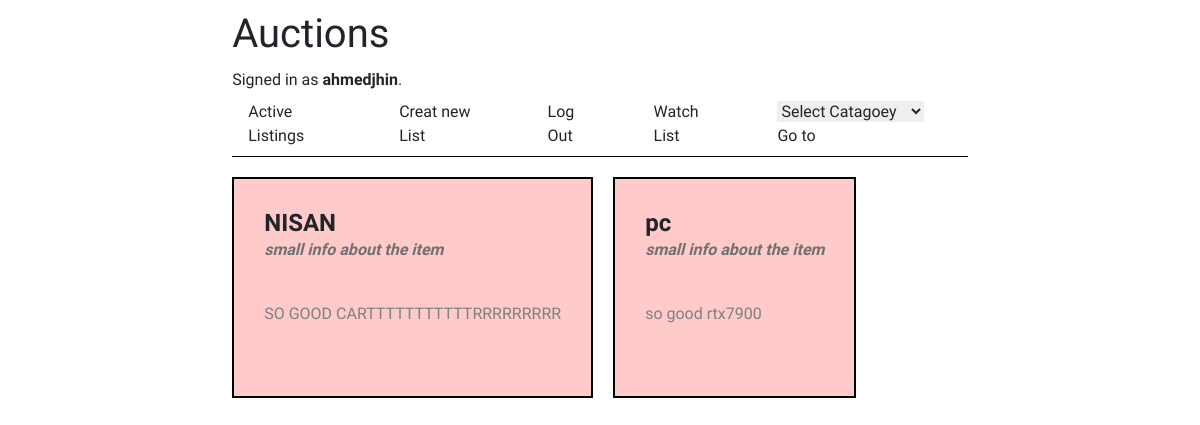
The app's page /Watch_List (signed in) with its own data.
### auctions/models.py (models this page shows, shortened)
class User(AbstractUser):
    pass

class Listings(models.Model):
    list_title = models.CharField(max_length=30)
    list_description = models.CharField(max_length=300)
    list_starting_bid = models.FloatField()
    list_image = models.CharField(max_length=1000)
    list_catagpry = models.ForeignKey(Category , on_delete=models.CASCADE)
    list_active = models.BooleanField(True)
    list_owner = models.ForeignKey(User , on_delete=models.CASCADE,default=1)
    list_watch_list = models.ManyToManyField(User , related_name='watchlist_listings')
    date_time = models.DateTimeField(auto_now_add = True)
    list_last_upDate = models.DateField(auto_now= True)

### auctions/views.py (the view)
# urls.py: path('Watch_List', views.watchList, name="watchList")
def watchList(request):
    user = request.user
    lists_in_user_wathc_List = Listings.objects.filter(list_watch_list=user)
    return render(request,"auctions/watch_list.html",{'lists_in_user_wathc_List':lists_in_user_wathc_List})

### auctions/context_processors.py (called while the page is built)
def add_variable_to_context(request):
    all_catagores = Category.objects.all()
    return {
        'testme': 'Hello world!','all_catagores':all_catagores
    }

### auctions/models.py (called while the page is built)
    def __str__(self):
        return self.catogory_name

### auctions/templates/auctions/watch_list.html
{% extends "auctions/layout.html" %}
{% block body %}
<div class=" flex flex-row gap-[20px]">
    {% for l in lists_in_user_wathc_List %}
        <div class=" border-[2px] bg-red-200 border-[#000]">
            <div class=" w-[100%] p-[10px] ">
                <div class="card-body">
                    <div class="mb-[40px]">
                        <h1 class="text-[24px] font-[700]">{{l.list_title}}</h1>
                        <p class="m-[0px] italic font-[700] text-[#717171]">small info about the item</p>
                    </div>
                    <div class="mb-[40px]">
                        <p class="card-text text-[gray]">{{l.list_description}}</p>
                    </div>
                </div>
            </div>
        </div>
    {% endfor%}
</div>
{% endblock %}

### auctions/templates/auctions/layout.html (shortened to what this page needs)
{% load static %}
<!DOCTYPE html>
<html lang="en">
    <head>
        <link rel="stylesheet" href="https://stackpath.bootstrapcdn.com/bootstrap/4.4.1/css/bootstrap.min.css">
        <script src="https://cdn.tailwindcss.com"></script>
        <link href="{% static 'auctions/styles.css' %}" rel="stylesheet">
    </head>
    <body class="font-['Comic Neue']">
        <div class="flex flex-row">
            <div>
            <h1 class="text-[40px] mb-[10px]">Auctions</h1>
            <div>
                {% if user.is_authenticated %}
                Signed in as <strong>{{ user.username }}</strong>.
                {% else %}
                Not signed in.
                {% endif %}
            </div>
            <ul class="flex">
                <li class="mr-6">
                    <a class="nav-link" href="{% url 'index' %}">Active Listings</a>
                </li>
                <li class="mr-6">
                    {% if user.is_authenticated %}
                    <a class="nav-link" href="{% url 'creatnewlist' %}">Creat new List</a>
                </li>
                <li class="mr-6">
                    <a class="nav-link" href="{% url 'logout' %}">Log Out</a>
                </li>
                <li class="mr-6">
                    <a class="nav-link" href="{% url 'watchList' %}">Watch List</a>
                </li>
                {% endif %}
                <li>
                    <form class="nav-link" action="{% url 'index'%}" method="post">
                        <select name="catagory" id="catagory">
                            <option disabled selected>Select Catagoey</option>
                        </select>
                        <button class="submit">Go to</button>
                    </form>
                </li>
            </ul>
            <div class="w-[100%] h-[1px] mb-[20px] bg-black"></div>
            {% block body %}
            {% endblock %}
            </div>
        </div>
        </body>
        </html>

### auctions/static/auctions/styles.css (style rules this page uses)
body { font-family: 'Comic Neue' !important; padding: 10px; }

### records on screen
User: username "ahmedjhin"
Listings: list_title "NISAN", list_description "SO GOOD CARTTTTTTTTTTTRRRRRRRRR"
Listings: list_title "pc", list_description "so good rtx7900"
